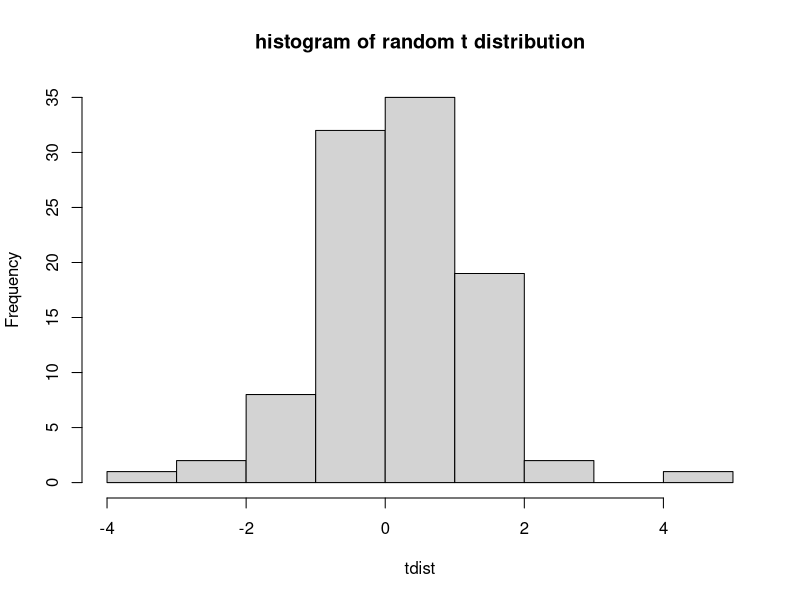
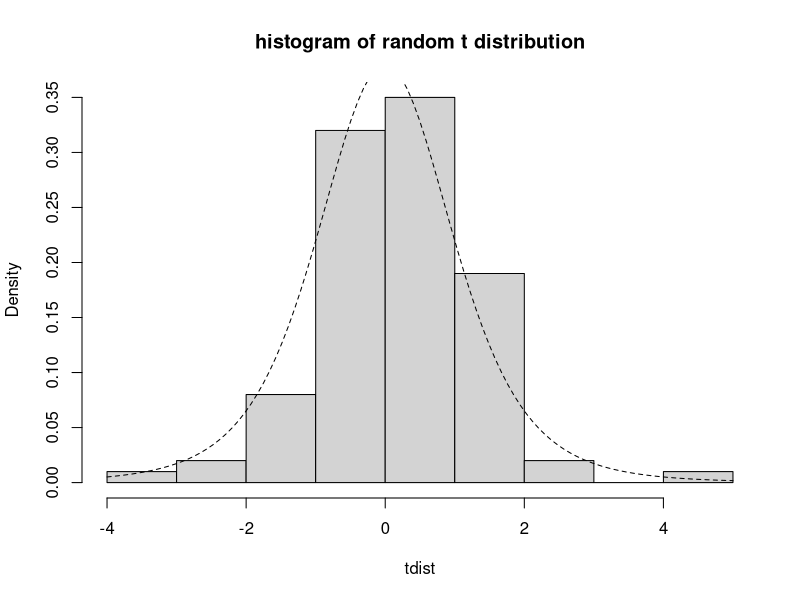
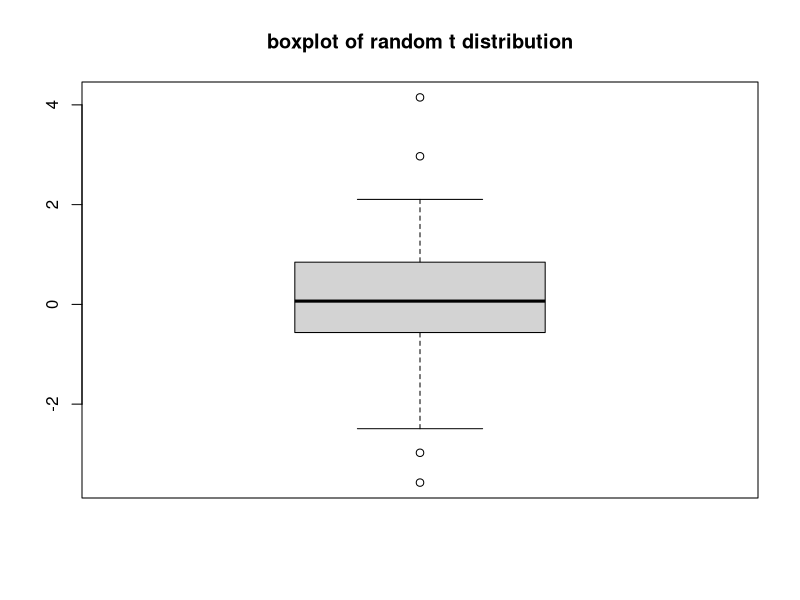

These charts were generated, in order, by the following R code:
tdist <- rt(100, 5)
tdist
hist(tdist, main = "histogram of random t distribution", freq = TRUE)
hist(tdist, main = "histogram of random t distribution", freq = FALSE)
curve(dt(x=x, df=5), lty=2, add=TRUE)
boxplot(tdist, main = "boxplot of random t distribution")
stem(tdist)
?hist

